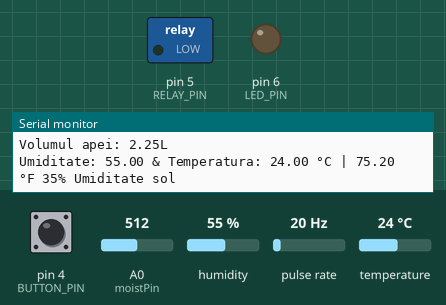
Bench run of a sketch on a simulated Arduino Uno, built with avr-gcc and run on an emulated ATmega328P. On the bench: switched loads named in the sketch (green lamp = pin HIGH), output pins drawn as LEDs (lit = HIGH), the last lines printed to the serial monitor. Wiring (inferred from the names in the program): pulse sensor: data pin 3. Inputs (shaded band) come from the test bench; at power-on: pin 4 (BUTTON_PIN) LOW, A0 (moistPin) = 512, humidity 55 %, pulse rate 20 Hz, temperature 24 °C.

Above: at 1.2 s.
1.3 s: pin 4 (BUTTON_PIN) pulled HIGH for 1 s
At 4.3 s:
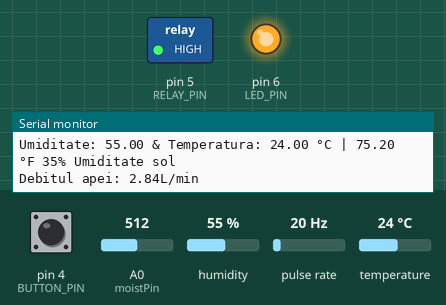
11.0 s: pin 4 (BUTTON_PIN) pulled HIGH for 3.2 s
At 16.3 s:
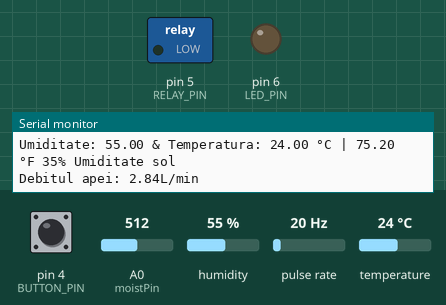
Timing chart, 0 to 17.8 s (numbered marks = the images above; inputs shaded):
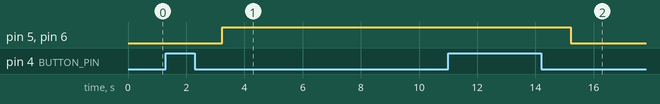

The sketch:

Fountain_Embedded_project.ino
```cpp
// Include the libraries:
#include <Adafruit_Sensor.h>
#include <DHT.h>

//Asignare pini
#define moistPin A0
#define DHTPIN 8
#define flowPin 3
#define BUTTON_PIN 4
#define RELAY_PIN 5
#define LED_PIN 6

//Declarare si initializare variabile
double flowRate;
volatile int count = 0;
byte lastButtonState = LOW;
byte relayState = LOW;
int moistVal = 0;
double volume_initial,volume_final;
// Initialize DHT sensor for normal 16mhz Arduino:
#define DHTTYPE DHT11
DHT dht = DHT(DHTPIN, DHTTYPE);

void setup() {
  //Configurare pini
  pinMode(moistPin, INPUT);
  pinMode(RELAY_PIN, OUTPUT);
  pinMode(BUTTON_PIN, INPUT);
  pinMode(DHTPIN, INPUT);
  pinMode(flowPin, INPUT);
  pinMode(LED_PIN, OUTPUT);

  // Begin serial communication at a baud rate of 9600:
  Serial.begin(9600);
  //Metoda intreruperii pentru debimetru
  attachInterrupt(digitalPinToInterrupt(flowPin), Flow, RISING);

  // Setup sensor:
  dht.begin();
}

void loop() {

// Actionare electrovalva prin intermediul releului
byte buttonState = digitalRead(BUTTON_PIN);
  if (buttonState != lastButtonState) {
    lastButtonState = buttonState;
    if (buttonState == LOW) {
      relayState = (relayState == HIGH) ? LOW : HIGH;
      digitalWrite(RELAY_PIN, relayState);
      digitalWrite(LED_PIN, relayState);
    }
  }

  //Sensor DHT11:
  // Citire umiditate
  float h = dht.readHumidity();
  // Citire temperatura Celsius
  float t = dht.readTemperature();
  // Citire temperatura Fahrenheit
  float f = dht.readTemperature(true);

  // Acomodare senzori
  if (isnan(h) || isnan(t) || isnan(f)) {
    return;
  }

  // Compute heat index in Fahrenheit (default):
  float hif = dht.computeHeatIndex(f, h);
  // Compute heat index in Celsius:
  float hic = dht.computeHeatIndex(t, h, false);


  Serial.print("Umiditate: ");
  Serial.print(h);
  Serial.print(" & ");
  Serial.print("Temperatura: ");
  Serial.print(t);
  Serial.print(" \xC2\xB0");
  Serial.print("C | ");
  Serial.print(f);
  Serial.print(" \xC2\xB0");
  Serial.print("F ");


  moistVal = analogRead(moistPin);
  int percent = 2.718282 * 2.718282 * (.008985 * moistVal + 0.207762); //calculate percent for probes about 1 - 1.5 inches apart
  Serial.print(percent);
  Serial.println("% Umiditate sol ");

  //Debimetru
  count = 0;      //Resetare counter
  interrupts();   //Activare intreruperi

  delay (1000);   //Wait 1 second
  noInterrupts(); //Dezactivare intreruperi

  //Calculare debit
  flowRate = (count * 2.25);        //Take counted pulses in the last second and multiply by 2.25mL
  flowRate = flowRate * 60;         //Transformare secunde in minute
  flowRate = flowRate / 1000;       //Transformare mL in L, pentru valoarea Litru / Minut
  volume_initial = flowRate/6;
  volume_final = flowRate - volume_initial;
  digitalRead(flowPin);
  Serial.print("Debitul apei: ");
  Serial.print(flowRate);         //Afisare flowRate
  Serial.print("L/min\n");
  Serial.print("Volumul apei: ");
  Serial.print(volume_final);
  Serial.print("L\n");
  delay(5000);
}

void Flow()
{
   count++; //Incrementare counter
}
```

Measured:
- after the input at 1.3 s, pin 5 (RELAY_PIN), pin 6 (LED_PIN): LOW → HIGH after 1.9 s
- after the input at 11.0 s, pin 5 (RELAY_PIN), pin 6 (LED_PIN): HIGH → LOW after 4.2 s
